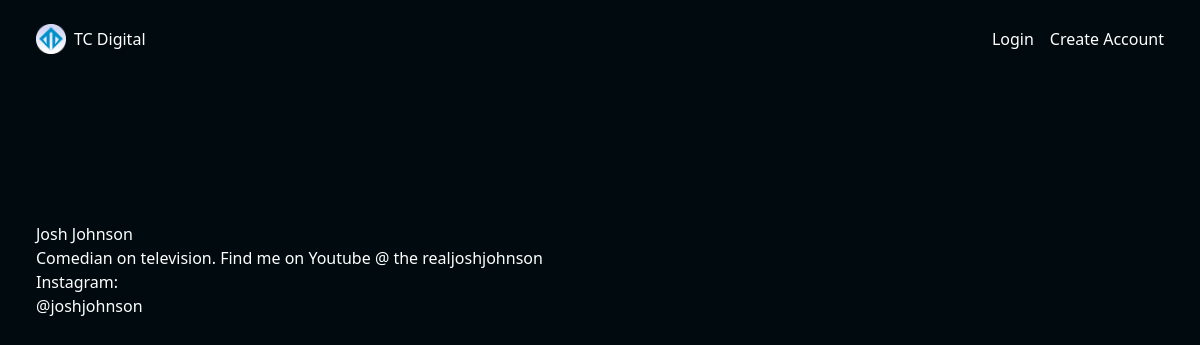
/profile/slug/jjohnson/, run on the app's committed database.
### cardManager/models.py (models this page shows, shortened)
class Profile(models.Model):
	profile_id = models.AutoField(primary_key=True)
	owner = models.OneToOneField(Owner, on_delete=models.CASCADE, related_name='profile')
	name = models.CharField(max_length=60)
	bio = models.TextField(blank=True)
	profile_slug = models.CharField(max_length=25)
	cell = models.CharField(max_length=12, blank=True)
	linked_in = models.URLField(max_length=200, blank=True)
	snapchat = models.CharField(max_length=50, blank=True)
	profile_photo = models.ImageField(upload_to='userPhotos/profile/', blank=True)
	banner_photo = models.ImageField(upload_to='userPhotos/banners/', blank=True)
	instagram = models.CharField(max_length=50, blank=True)
	whatsapp = models.CharField(max_length=12, blank=True)
	date_created = models.DateTimeField(default=timezone.now, editable=False)
	class Meta:
		constraints = [
			UniqueConstraint(fields=['profile_slug'], name='unique_profile_slug')
		]

### cardManager/views.py (the view)
# urls.py: path('profile/slug/<str:profile_slug>/', views.ProfileDetail.as_view(), name='profile_view'),
class ProfileDetail(DetailView):
	model = Profile
	template_name = 'cardManager/profile.html'
	slug_field = 'profile_slug'
	slug_url_kwarg = 'profile_slug'

### cardManager/templates/cardManager/profile.html (shortened to what this page needs)
{% extends 'cardManager/base.html'%}
{% block content %}
	{% if profile.name %}
		<p>{{ profile.name }}</p>
	{% endif %}
	{% if profile.bio %}
		<p>{{ profile.bio }}</p>
	{% endif %}
	{% if profile.instagram %}
		<p>Instagram: </p>
		<p>{{ profile.instagram }}</p>
	{% endif %}
{% endblock %}

### static/css/base.css (style rules this page uses)
:root { --color-main:#0091CA; --color-main-dark:#010a0e; --color-secondary:; --color-secondary-dark:; --color-input-bkg:#081b2b66; --color-danger:red; --color-input-border:#1f719340; --color-contrast-container:#151c3057; --color-bkg:#010a0e; --color-bkg-transparent:#010a0ebb; }
.bkg-gradient { background:var(--color-bkg); }

### data on the page
Profile: name "Josh Johnson", bio "Comedian on television. Find me on Youtube @ the realjoshjohnson", instagram "@joshjohnson"
